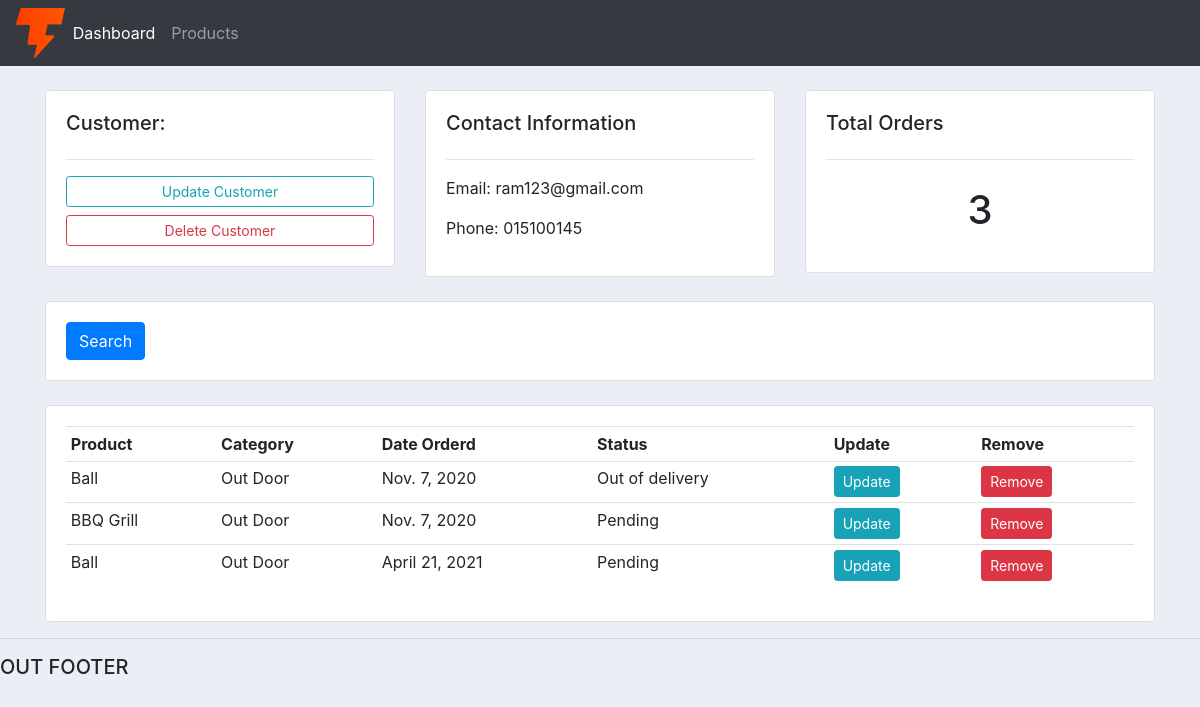
The app's page /customer/1/ with its own data.
### account/models.py (models this page shows, shortened)
class Customer(models.Model):
    name = models.CharField(max_length=200,null=True)
    email = models.CharField(max_length=200,null=True)
    phone = models.CharField(max_length=200,null=True)
    date_created = models.DateField(auto_now_add=True,null=True)

class Order(models.Model):
    STATUS =(
        ('Pending','Pending'),
        ('Out of delivery', 'Out of delivery'),
        ('Delivered','Delivered')
        )
    customer = models.ForeignKey(Customer,null=True,on_delete = models.SET_NULL)
    product = models.ForeignKey(Product,null=True,on_delete=  models.SET_NULL)
    date_created = models.DateField(auto_now_add=True,null=True)
    status = models.CharField(max_length=200,null=True,choices=STATUS)

class Product(models.Model):
    CATERGORY=(
        ('Indoor','Indoor'),
        ('Out Door','Out Door')
    )
    name = models.CharField(max_length=200,null=True)
    price = models.FloatField(null=True)
    category = models.CharField(max_length=200,null=True,choices=CATERGORY)
    description = models.CharField(max_length=200,null=True,blank=True)
    date_created = models.DateField(auto_now_add=True,null=True)
    tags = models.ManyToManyField(Tag)
    def __str__(self):
        return self.name

### account/views.py (the view)
# urls.py: path('customer/<str:pk>/',views.customer,name='customer'),
def customer(request,pk):
    customer = Customer.objects.get(id=pk)
    orders = customer.order_set.all()
    order_count = orders.count()
    context={'customer':customer,'orders':orders,'order_count':order_count}
    return render(request,'account/customer.html',context)

### account/templates/account/customer.html
{% extends 'account/main.html' %}
{% block content %}
<br>
<div class="container">
    <div class="row">
        <div class="col-md">
            <div class="card card-body">
                <h5>Customer:</h5>
                <hr>
                <a class="btn btn-outline-info  btn-sm btn-block" href="">Update Customer</a>
                <a class="btn btn-outline-danger  btn-sm btn-block" href="">Delete Customer</a>
            </div>
        </div>
        <div class="col-md">
            <div class="card card-body">
                <h5>Contact Information</h5>
                <hr>
                <p>Email: {{customer.email}} </p>
                <p>Phone: {{customer.phone}}</p>
            </div>
        </div>
        <div class="col-md">
            <div class="card card-body">
                <h5>Total Orders</h5>
                <hr>
                <h1 style="text-align: center;padding: 10px">{{order_count}}</h1>
            </div>
        </div>
    </div>
    <br>
    <div class="row">
        <div class="col">
            <div class="card card-body">
                <form method="get">
                <button class="btn btn-primary" type="submit">Search</button>
              </form>
            </div>
        </div>
    </div>
    <br>
    <div class="row">
        <div class="col-md">
            <div class="card card-body">
                <table class="table table-sm">
                    <tr>
                        <th>Product</th>
                        <th>Category</th>
                        <th>Date Orderd</th>
                        <th>Status</th>
                        <th>Update</th>
                        <th>Remove</th>
                    </tr>
                    {% for order in orders %}
                    <tr>
                        <td>{{order.product}}</td>
                        <td>{{order.product.category}}</td>
                        <td>{{order.date_created}}</td>
                        <td>{{order.status}}</td>
                        <td><a class="btn btn-sm btn-info" href="{% url 'update_order' order.id %}">Update</a></td>
                        <td><a class="btn btn-sm btn-danger" href="{% url 'delete_order' order.id %}">Remove</a></td>
                    </tr>
                    {% endfor %}
                </table>
            </div>
        </div>
    </div>
</div>
{% endblock %}

### static/css/main.css (style rules this page uses)
body { background-color: #ebeff5; }

### records on screen
Customer: email "ram123@gmail.com", phone "015100145"
Order: product "Ball", product.category "Out Door", date_created "Nov. 7, 2020", status "Out of delivery"
Order: product "BBQ Grill", product.category "Out Door", date_created "Nov. 7, 2020", status "Pending"
Order: product "Ball", product.category "Out Door", date_created "April 21, 2021", status "Pending"

### other values on screen
{{ order_count }} "3"
